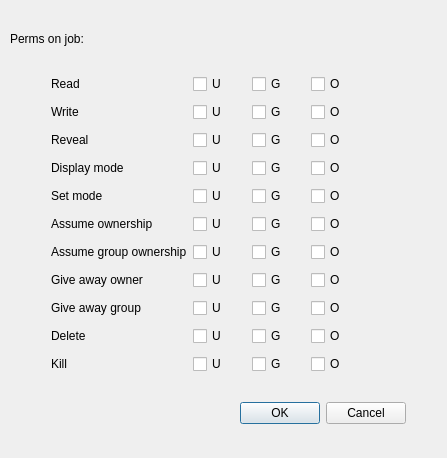
<?xml version="1.0" encoding="UTF-8"?>
<ui version="4.0">
 <class>jpermdlg</class>
 <widget class="QDialog" name="jpermdlg">
  <property name="geometry">
   <rect>
    <x>0</x>
    <y>0</y>
    <width>447</width>
    <height>458</height>
   </rect>
  </property>
  <property name="windowTitle">
   <string>Job Permissions</string>
  </property>
  <widget class="QDialogButtonBox" name="buttonBox">
   <property name="geometry">
    <rect>
     <x>230</x>
     <y>400</y>
     <width>176</width>
     <height>27</height>
    </rect>
   </property>
   <property name="orientation">
    <enum>Qt::Horizontal</enum>
   </property>
   <property name="standardButtons">
    <set>QDialogButtonBox::Cancel|QDialogButtonBox::Ok</set>
   </property>
  </widget>
  <widget class="QLabel" name="label">
   <property name="geometry">
    <rect>
     <x>10</x>
     <y>30</y>
     <width>101</width>
     <height>17</height>
    </rect>
   </property>
   <property name="text">
    <string>Perms on job:</string>
   </property>
  </widget>
  <widget class="QLabel" name="edjob">
   <property name="geometry">
    <rect>
     <x>110</x>
     <y>30</y>
     <width>331</width>
     <height>17</height>
    </rect>
   </property>
   <property name="text">
    <string/>
   </property>
  </widget>
  <widget class="QWidget" name="">
   <property name="geometry">
    <rect>
     <x>51</x>
     <y>72</y>
     <width>313</width>
     <height>304</height>
    </rect>
   </property>
   <layout class="QGridLayout" name="gridLayout">
    <item row="6" column="1">
     <widget class="QCheckBox" name="ugtake">
      <property name="toolTip">
       <string>Indicates that user can set the group to his/her own</string>
      </property>
      <property name="text">
       <string>U</string>
      </property>
     </widget>
    </item>
    <item row="6" column="2">
     <widget class="QCheckBox" name="ggtake">
      <property name="toolTip">
       <string>Indicates that group can set the group</string>
      </property>
      <property name="text">
       <string>G</string>
      </property>
     </widget>
    </item>
    <item row="6" column="3">
     <widget class="QCheckBox" name="ogtake">
      <property name="toolTip">
       <string>Indicates that others can set the group</string>
      </property>
      <property name="text">
       <string>O</string>
      </property>
     </widget>
    </item>
    <item row="7" column="0">
     <widget class="QLabel" name="label_9">
      <property name="text">
       <string>Give away owner</string>
      </property>
     </widget>
    </item>
    <item row="7" column="1">
     <widget class="QCheckBox" name="ugive">
      <property name="toolTip">
       <string>Indicates that user can give the job to a different owner</string>
      </property>
      <property name="text">
       <string>U</string>
      </property>
     </widget>
    </item>
    <item row="0" column="2">
     <widget class="QCheckBox" name="gread">
      <property name="toolTip">
       <string>Indicates that group has read permission</string>
      </property>
      <property name="text">
       <string>G</string>
      </property>
     </widget>
    </item>
    <item row="1" column="0">
     <widget class="QLabel" name="label_3">
      <property name="text">
       <string>Write</string>
      </property>
     </widget>
    </item>
    <item row="8" column="2">
     <widget class="QCheckBox" name="gggive">
      <property name="toolTip">
       <string>Indicates that group can give away group ownership</string>
      </property>
      <property name="text">
       <string>G</string>
      </property>
     </widget>
    </item>
    <item row="8" column="3">
     <widget class="QCheckBox" name="oggive">
      <property name="toolTip">
       <string>Indicates that others can give away group ownership</string>
      </property>
      <property name="text">
       <string>O</string>
      </property>
     </widget>
    </item>
    <item row="9" column="0">
     <widget class="QLabel" name="label_11">
      <property name="text">
       <string>Delete</string>
      </property>
     </widget>
    </item>
    <item row="9" column="1">
     <widget class="QCheckBox" name="udel">
      <property name="toolTip">
       <string>Indicates that user can delete the job</string>
      </property>
      <property name="text">
       <string>U</string>
      </property>
     </widget>
    </item>
    <item row="4" column="2">
     <widget class="QCheckBox" name="gwrmd">
      <property name="toolTip">
       <string>Indicates that group can set permissions</string>
      </property>
      <property name="text">
       <string>G</string>
      </property>
     </widget>
    </item>
    <item row="4" column="3">
     <widget class="QCheckBox" name="owrmd">
      <property name="toolTip">
       <string>Indicates that others can set permissions</string>
      </property>
      <property name="text">
       <string>O</string>
      </property>
     </widget>
    </item>
    <item row="2" column="3">
     <widget class="QCheckBox" name="oshow">
      <property name="toolTip">
       <string>Indicates that others have  reveal (is visible) permission</string>
      </property>
      <property name="text">
       <string>O</string>
      </property>
     </widget>
    </item>
    <item row="3" column="0">
     <widget class="QLabel" name="label_5">
      <property name="text">
       <string>Display mode</string>
      </property>
     </widget>
    </item>
    <item row="0" column="0">
     <widget class="QLabel" name="label_2">
      <property name="text">
       <string>Read</string>
      </property>
     </widget>
    </item>
    <item row="4" column="0">
     <widget class="QLabel" name="label_6">
      <property name="text">
       <string>Set mode</string>
      </property>
     </widget>
    </item>
    <item row="4" column="1">
     <widget class="QCheckBox" name="uwrmd">
      <property name="toolTip">
       <string>Indicates that user can set permissions</string>
      </property>
      <property name="text">
       <string>U</string>
      </property>
     </widget>
    </item>
    <item row="1" column="3">
     <widget class="QCheckBox" name="owrite">
      <property name="toolTip">
       <string>Indicates that others have write permission</string>
      </property>
      <property name="text">
       <string>O</string>
      </property>
     </widget>
    </item>
    <item row="9" column="2">
     <widget class="QCheckBox" name="gdel">
      <property name="toolTip">
       <string>Indicates that group can delete the job</string>
      </property>
      <property name="text">
       <string>G</string>
      </property>
     </widget>
    </item>
    <item row="10" column="0">
     <widget class="QLabel" name="label_12">
      <property name="text">
       <string>Kill</string>
      </property>
     </widget>
    </item>
    <item row="10" column="1">
     <widget class="QCheckBox" name="ukill">
      <property name="toolTip">
       <string>Indicates that user can kill the job</string>
      </property>
      <property name="text">
       <string>U</string>
      </property>
     </widget>
    </item>
    <item row="10" column="2">
     <widget class="QCheckBox" name="gkill">
      <property name="toolTip">
       <string>Indicates that group can kill the job</string>
      </property>
      <property name="text">
       <string>G</string>
      </property>
     </widget>
    </item>
    <item row="10" column="3">
     <widget class="QCheckBox" name="okill">
      <property name="toolTip">
       <string>Indicates that others can kill the job</string>
      </property>
      <property name="text">
       <string>O</string>
      </property>
     </widget>
    </item>
    <item row="2" column="0">
     <widget class="QLabel" name="label_4">
      <property name="text">
       <string>Reveal</string>
      </property>
     </widget>
    </item>
    <item row="9" column="3">
     <widget class="QCheckBox" name="odel">
      <property name="toolTip">
       <string>Indicates that others can delete the job</string>
      </property>
      <property name="text">
       <string>O</string>
      </property>
     </widget>
    </item>
    <item row="3" column="1">
     <widget class="QCheckBox" name="urdmd">
      <property name="toolTip">
       <string>Indicates that the user can read the permissions</string>
      </property>
      <property name="text">
       <string>U</string>
      </property>
     </widget>
    </item>
    <item row="7" column="2">
     <widget class="QCheckBox" name="ggive">
      <property name="toolTip">
       <string>Indicates that group can give away ownership</string>
      </property>
      <property name="text">
       <string>G</string>
      </property>
     </widget>
    </item>
    <item row="7" column="3">
     <widget class="QCheckBox" name="ogive">
      <property name="toolTip">
       <string>Indicates that others can give away ownership</string>
      </property>
      <property name="text">
       <string>O</string>
      </property>
     </widget>
    </item>
    <item row="3" column="2">
     <widget class="QCheckBox" name="grdmd">
      <property name="toolTip">
       <string>Indicates that the group can read the permissions</string>
      </property>
      <property name="text">
       <string>G</string>
      </property>
     </widget>
    </item>
    <item row="0" column="1">
     <widget class="QCheckBox" name="uread">
      <property name="toolTip">
       <string>Indicates that user has read permission</string>
      </property>
      <property name="text">
       <string>U</string>
      </property>
     </widget>
    </item>
    <item row="0" column="3">
     <widget class="QCheckBox" name="oread">
      <property name="toolTip">
       <string>Indicates that others have read permission</string>
      </property>
      <property name="text">
       <string>O</string>
      </property>
     </widget>
    </item>
    <item row="8" column="0">
     <widget class="QLabel" name="label_10">
      <property name="text">
       <string>Give away group</string>
      </property>
     </widget>
    </item>
    <item row="8" column="1">
     <widget class="QCheckBox" name="uggive">
      <property name="toolTip">
       <string>Indicates that user can give away the group ownership</string>
      </property>
      <property name="text">
       <string>U</string>
      </property>
     </widget>
    </item>
    <item row="5" column="0">
     <widget class="QLabel" name="label_7">
      <property name="text">
       <string>Assume ownership</string>
      </property>
     </widget>
    </item>
    <item row="5" column="1">
     <widget class="QCheckBox" name="utake">
      <property name="toolTip">
       <string>Indicates that user can set the owner to him/herself</string>
      </property>
      <property name="text">
       <string>U</string>
      </property>
     </widget>
    </item>
    <item row="5" column="2">
     <widget class="QCheckBox" name="gtake">
      <property name="toolTip">
       <string>Indicates that group can set the owner</string>
      </property>
      <property name="text">
       <string>G</string>
      </property>
     </widget>
    </item>
    <item row="5" column="3">
     <widget class="QCheckBox" name="otake">
      <property name="toolTip">
       <string>Indicates that others can set the owner</string>
      </property>
      <property name="text">
       <string>O</string>
      </property>
     </widget>
    </item>
    <item row="6" column="0">
     <widget class="QLabel" name="label_8">
      <property name="text">
       <string>Assume group ownership</string>
      </property>
     </widget>
    </item>
    <item row="2" column="1">
     <widget class="QCheckBox" name="ushow">
      <property name="toolTip">
       <string>Indicates that user has reveal (is visible) permission</string>
      </property>
      <property name="text">
       <string>U</string>
      </property>
     </widget>
    </item>
    <item row="2" column="2">
     <widget class="QCheckBox" name="gshow">
      <property name="toolTip">
       <string>Indicates that group  has reveal (is visible) permission</string>
      </property>
      <property name="text">
       <string>G</string>
      </property>
     </widget>
    </item>
    <item row="1" column="1">
     <widget class="QCheckBox" name="uwrite">
      <property name="toolTip">
       <string>Indicates that user has write permission</string>
      </property>
      <property name="text">
       <string>U</string>
      </property>
     </widget>
    </item>
    <item row="3" column="3">
     <widget class="QCheckBox" name="ordmd">
      <property name="toolTip">
       <string>Indicates that others can read the permissions</string>
      </property>
      <property name="text">
       <string>O</string>
      </property>
     </widget>
    </item>
    <item row="1" column="2">
     <widget class="QCheckBox" name="gwrite">
      <property name="toolTip">
       <string>Indicates that group has write permission</string>
      </property>
      <property name="text">
       <string>G</string>
      </property>
     </widget>
    </item>
   </layout>
  </widget>
  <zorder>buttonBox</zorder>
  <zorder>label</zorder>
  <zorder>edjob</zorder>
  <zorder>label_2</zorder>
  <zorder>label_3</zorder>
  <zorder>label_4</zorder>
  <zorder>label_5</zorder>
  <zorder>label_6</zorder>
  <zorder>label_7</zorder>
  <zorder>label_8</zorder>
  <zorder>label_9</zorder>
  <zorder>label_10</zorder>
  <zorder>label_11</zorder>
  <zorder>label_12</zorder>
  <zorder>uread</zorder>
  <zorder>gread</zorder>
  <zorder>oread</zorder>
  <zorder>layoutWidget</zorder>
  <zorder>layoutWidget_2</zorder>
  <zorder>layoutWidget_3</zorder>
  <zorder>ushow</zorder>
  <zorder>layoutWidget_4</zorder>
  <zorder>layoutWidget_5</zorder>
  <zorder>layoutWidget_6</zorder>
  <zorder>layoutWidget_7</zorder>
  <zorder>layoutWidget_8</zorder>
  <zorder>layoutWidget_9</zorder>
  <zorder>layoutWidget_10</zorder>
 </widget>
 <tabstops>
  <tabstop>uread</tabstop>
  <tabstop>gread</tabstop>
  <tabstop>oread</tabstop>
  <tabstop>uwrite</tabstop>
  <tabstop>gwrite</tabstop>
  <tabstop>owrite</tabstop>
  <tabstop>ushow</tabstop>
  <tabstop>gshow</tabstop>
  <tabstop>oshow</tabstop>
  <tabstop>urdmd</tabstop>
  <tabstop>grdmd</tabstop>
  <tabstop>ordmd</tabstop>
  <tabstop>uwrmd</tabstop>
  <tabstop>gwrmd</tabstop>
  <tabstop>owrmd</tabstop>
  <tabstop>utake</tabstop>
  <tabstop>gtake</tabstop>
  <tabstop>otake</tabstop>
  <tabstop>ugtake</tabstop>
  <tabstop>ggtake</tabstop>
  <tabstop>ogtake</tabstop>
  <tabstop>ugive</tabstop>
  <tabstop>ggive</tabstop>
  <tabstop>ogive</tabstop>
  <tabstop>uggive</tabstop>
  <tabstop>gggive</tabstop>
  <tabstop>oggive</tabstop>
  <tabstop>udel</tabstop>
  <tabstop>gdel</tabstop>
  <tabstop>odel</tabstop>
  <tabstop>ukill</tabstop>
  <tabstop>gkill</tabstop>
  <tabstop>okill</tabstop>
  <tabstop>buttonBox</tabstop>
 </tabstops>
 <resources/>
 <connections>
  <connection>
   <sender>buttonBox</sender>
   <signal>accepted()</signal>
   <receiver>jpermdlg</receiver>
   <slot>accept()</slot>
   <hints>
    <hint type="sourcelabel">
     <x>248</x>
     <y>254</y>
    </hint>
    <hint type="destinationlabel">
     <x>157</x>
     <y>274</y>
    </hint>
   </hints>
  </connection>
  <connection>
   <sender>buttonBox</sender>
   <signal>rejected()</signal>
   <receiver>jpermdlg</receiver>
   <slot>reject()</slot>
   <hints>
    <hint type="sourcelabel">
     <x>316</x>
     <y>260</y>
    </hint>
    <hint type="destinationlabel">
     <x>286</x>
     <y>274</y>
    </hint>
   </hints>
  </connection>
 </connections>
</ui>
